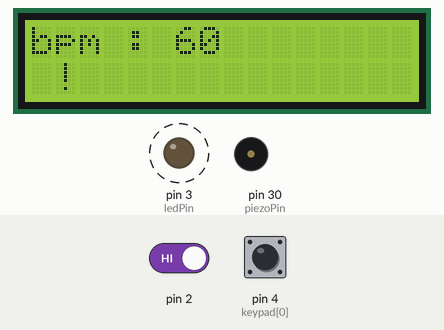
Bench run of a sketch on a simulated Arduino Mega 2560, built with avr-gcc and run on an emulated ATmega2560. Shown: 16×2 character LCD, output pins drawn as LEDs (lit = HIGH), buzzer (waves = sounding). Dashed ring = blinking. The test bench sets the inputs (shaded band); at power-on: pin 2 HIGH, pin 4 (keypad[0]) LOW.

Above: at 1.3 s.
1.4 s: pin 2 driven LOW
At 2.2 s:
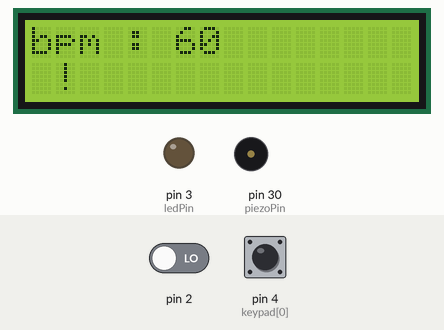
Timing chart, 0 to 4.4 s (numbered marks = the images above; inputs shaded):
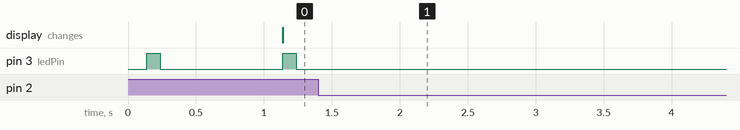

Measured:
- after the input at 1.4 s, pin 3 (ledPin): stops changing and stays LOW
- by itself, pin 3 (ledPin): alternates HIGH for 0.10 s and LOW for 0.90 s

The sketch:

arduino_metronome_old_.ino
```cpp
/*
 *
 * Driver for Arduino-based metronome with keypad input.
 * By Ken Schwarz, July 29, 2012.
 *
 * Defaults at boot-time to 60 bpm (beat-per-minute).
 * Uses Velleman 12-key keypad for input (UPC 836479000001).
 * Press '*' to stop metronome and input new ppm.
 * Must enter 3-digit amount. For example, enter 120 bpm with "*120" and 60 bpm with "*060"
 *
 */
#include <LiquidCrystal_I2C.h>
#include <Wire.h>

const int ON = HIGH;
const int OFF = LOW;

int piezoPin = 30;
int ledPin = 3;
int bpm = 60;                                                  // 기본 bpm 설정 : 60
int keypad[] = {4, 5, 6, 7, 8, 9, 10, 11, 12, 13};             // 키패드 0~9
int count = 1;
int first = 1319;                                              // 첫박 소리
int other = 1047;                                              // 다른 박자 소리
int button = 31;
int rhythm = 4;                                                // 박자
int buttonstate = 0;
int prevstate = 0;
int rhythmcount = 1;

LiquidCrystal_I2C lcd(0x27, 16, 2);


/*
 * setup() ?this function runs once when you turn your Arduino on
 */
 void read_keypad()
{
  int digit_index;
  int key_index;
  int key_read;
  int key_pressed;

  digitalWrite(ledPin, LOW);                                   // 입력중 LED OFF

  bpm = 0;
  for (digit_index = 1; digit_index <=3; digit_index ++) {     // 항상 3자리로 입력
    bpm *= 10;                                                 // 입력할때마다 자릿수 변경
    key_pressed = 0;
    while (!key_pressed) {                                     // 키패드 누르는동안 루프
      for (key_index = 0; key_index <=9; key_index++) {        // 키패드 스캔
        key_read = !digitalRead(keypad[key_index]);
        if (key_read) {
          key_pressed = 1;
          bpm += key_index;
          while (!digitalRead(keypad[key_index]));             // 키패드가 실행될 때까지 루프
        }
      }
    }
  }
}

void setup()
{
  pinMode(ledPin, OUTPUT);                                     // Initialize output pins
  pinMode(piezoPin, OUTPUT);

  int key_index;
  for (key_index = 0; key_index <=9; key_index++)              // Initialize input pins
    pinMode(keypad[key_index], INPUT);

  attachInterrupt(0, read_keypad, FALLING);                    // *키를 누르면 bpm입력

  lcd.begin(16,2);              // columns, rows.  use 16,2 for a 16x2 LCD, etc.
  lcd.init();
  lcd.backlight();                  // start with a blank screen
}

/*
 * loop() ?this function will start after setup finishes and then repeats
 */
void loop()
{
  int led_pulse_time = 100;                                    // Duration of LED pulse in milliseconds
  int piezo_pulse_time = 1;                                    // Duration of piezo tone in milliseconds
  int delayTime = (60000 / bpm);                               // Time between LED pulses' rising edges

  lcd.setCursor(0,0);           // set cursor to column 0, row 0 (the first row)
  lcd.print("bpm : ");      // change text to whatever you like. keep it clean!
  lcd.setCursor(6,0);
  lcd.print(bpm);

  if (count%rhythm == 1 ) {                                    // 첫 박에 소리 출력
    digitalWrite(ledPin, HIGH);                                // Turn on LED
    tone(piezoPin, first);                                     // Turn on piezo
    delay(piezo_pulse_time);                                   // Wait while piezo on
    noTone(piezoPin);                                          // Turn off piezo
    delay(led_pulse_time - piezo_pulse_time);                  // Wait while LED on, less piezo time
    digitalWrite(ledPin, LOW);                                 // Turn off LED
    delay(delayTime - led_pulse_time - piezo_pulse_time);      // Wait while LED off
    lcd.setCursor(1,1);
    lcd.print("!");
    count = count+1;
  }
  if (count%rhythm == 2 || count%rhythm == 3 || count%rhythm == 0){                                                       // 다른 박자에 소리 출력
    digitalWrite(ledPin, HIGH);
    tone(piezoPin, first);
    delay(piezo_pulse_time);
    noTone(piezoPin);
    delay(led_pulse_time - piezo_pulse_time);
    digitalWrite(ledPin, LOW);
    delay(delayTime - led_pulse_time - piezo_pulse_time);
    lcd.setCursor(count,1);
    lcd.print("!");
    count = count+1;
    if (count>rhythm){
      count=1;
      lcd.clear();
    }
  }

  buttonstate = digitalRead(button);
  if(buttonstate != prevstate){
    if(buttonstate == 1){                                      // 버튼 누를때 마다 박자 카운트 증가
      rhythmcount++;
      if(rhythmcount > 3){                                     // 카운트가 3초과이면 다시 1로 변경
        rhythmcount = 1;
      }
    }
    else{
    }
    prevstate = buttonstate;
  }
  switch(rhythmcount){
    case 1:                                                    // 1번상태면 4/4박자
    rhythm = 4;
    break;
    case 2:                                                    // 2번상태면 3/4박자
    rhythm = 3;
    break;
    case 3:                                                    // 3번상태면 2/4박자
    rhythm = 2;
    break;
  }
}
```
